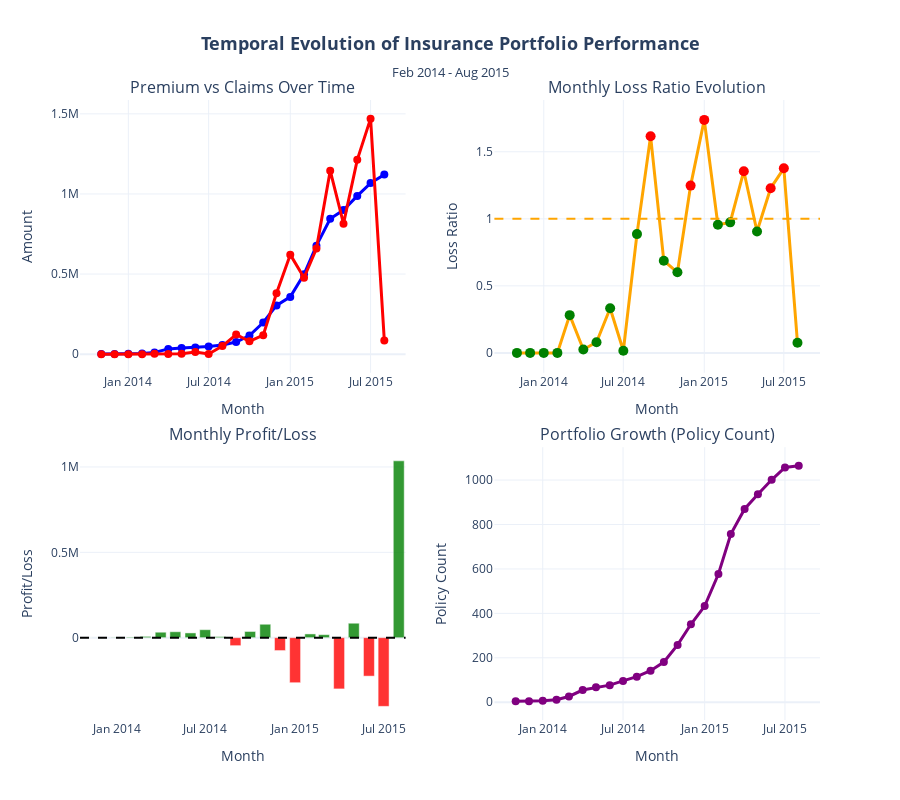

The notebook cell this image was saved under:
### Code cell
# CREATIVE VISUALIZATION 2: Temporal Evolution of Portfolio Performance
# This shows how the insurance portfolio's financial health evolved over time

# Prepare monthly data
monthly_data = df.groupby('TransactionMonth').agg({
    'TotalPremium': 'sum',
    'TotalClaims': 'sum',
    'PolicyID': 'nunique'
}).reset_index()

monthly_data['LossRatio'] = monthly_data['TotalClaims'] / monthly_data['TotalPremium']
monthly_data['ProfitLoss'] = monthly_data['TotalPremium'] - monthly_data['TotalClaims']

# Create subplot with secondary y-axis
fig = make_subplots(
    rows=2, cols=2,
    subplot_titles=('Premium vs Claims Over Time', 'Monthly Loss Ratio Evolution', 
                   'Monthly Profit/Loss', 'Portfolio Growth (Policy Count)'),
    specs=[[{"secondary_y": False}, {"secondary_y": False}],
           [{"secondary_y": False}, {"secondary_y": False}]],
    vertical_spacing=0.12,
    horizontal_spacing=0.12
)

# Premium vs Claims
fig.add_trace(
    go.Scatter(x=monthly_data['TransactionMonth'], y=monthly_data['TotalPremium'],
               mode='lines+markers', name='Premium', line=dict(color='blue', width=3),
               marker=dict(size=8)), row=1, col=1
)
fig.add_trace(
    go.Scatter(x=monthly_data['TransactionMonth'], y=monthly_data['TotalClaims'],
               mode='lines+markers', name='Claims', line=dict(color='red', width=3),
               marker=dict(size=8)), row=1, col=1
)

# Loss Ratio with color coding
colors = ['red' if lr > 1.0 else 'green' for lr in monthly_data['LossRatio']]
fig.add_trace(
    go.Scatter(x=monthly_data['TransactionMonth'], y=monthly_data['LossRatio'],
               mode='lines+markers', name='Loss Ratio', 
               line=dict(color='orange', width=3),
               marker=dict(size=10, color=colors)), row=1, col=2
)
fig.add_hline(y=1.0, line_dash="dash", line_color="orange", row=1, col=2)

# Profit/Loss
profit_colors = ['green' if pl > 0 else 'red' for pl in monthly_data['ProfitLoss']]
fig.add_trace(
    go.Bar(x=monthly_data['TransactionMonth'], y=monthly_data['ProfitLoss'],
           name='Profit/Loss', marker_color=profit_colors, opacity=0.8), row=2, col=1
)
fig.add_hline(y=0, line_dash="dash", line_color="black", row=2, col=1)

# Policy Count Growth
fig.add_trace(
    go.Scatter(x=monthly_data['TransactionMonth'], y=monthly_data['PolicyID'],
               mode='lines+markers', name='Policy Count', 
               line=dict(color='purple', width=3),
               marker=dict(size=8)), row=2, col=2
)

# Update layout
fig.update_layout(
    title=dict(
        text="<b>Temporal Evolution of Insurance Portfolio Performance</b><br><sub>Feb 2014 - Aug 2015</sub>",
        x=0.5,
        font=dict(size=18)
    ),
    height=800,
    showlegend=False,
    template="plotly_white"
)

# Update axes labels
fig.update_xaxes(title_text="Month", row=1, col=1)
fig.update_xaxes(title_text="Month", row=1, col=2)
fig.update_xaxes(title_text="Month", row=2, col=1)
fig.update_xaxes(title_text="Month", row=2, col=2)

fig.update_yaxes(title_text="Amount", row=1, col=1)
fig.update_yaxes(title_text="Loss Ratio", row=1, col=2)
fig.update_yaxes(title_text="Profit/Loss", row=2, col=1)
fig.update_yaxes(title_text="Policy Count", row=2, col=2)

fig.show()

print("INSIGHT 2: The portfolio shows significant volatility in loss ratios over time.")
print("There are clear periods of unprofitability that require investigation.")
profitable_months = len(monthly_data[monthly_data['LossRatio'] < 1.0])
total_months = len(monthly_data)
print(f"Portfolio was profitable in {profitable_months}/{total_months} months ({profitable_months/total_months*100:.1f}%)")

### Figure 1 — Plotly figure (JSON) as saved in the notebook; plotly's stock layout.template omitted (floating-point values rounded to 4 significant figures)
{"data": [{"line": {"color": "blue", "width": 3}, "marker": {"size": 8}, "mode": "lines+markers", "name": "Premium", "type": "scatter", "x": ["2013-11-01T00:00:00.000000000", "2013-12-01T00:00:00.000000000", "2014-01-01T00:00:00.000000000", "2014-02-01T00:00:00.000000000", "2014-03-01T00:00:00.000000000", "2014-04-01T00:00:00.000000000", "2014-05-01T00:00:00.000000000", "2014-06-01T00:00:00.000000000", "2014-07-01T00:00:00.000000000", "2014-08-01T00:00:00.000000000", "2014-09-01T00:00:00.000000000", "2014-10-01T00:00:00.000000000", "2014-11-01T00:00:00.000000000", "2014-12-01T00:00:00.000000000", "2015-01-01T00:00:00.000000000", "2015-02-01T00:00:00.000000000", "2015-03-01T00:00:00.000000000", "2015-04-01T00:00:00.000000000", "2015-05-01T00:00:00.000000000", "2015-06-01T00:00:00.000000000", "2015-07-01T00:00:00.000000000", "2015-08-01T00:00:00.000000000"], "xaxis": "x", "y": [754.5, 1131.0, 2022.0, 3962.0, 10540.0, 32900.0, 37800.0, 41840.0, 47570.0, 57230.0, 75950.0, 116600.0, 197400.0, 304400.0, 357400.0, 498800.0, 677100.0, 845300.0, 899300.0, 987900.0, 1068000.0, 1121000.0], "yaxis": "y"}, {"line": {"color": "red", "width": 3}, "marker": {"size": 8}, "mode": "lines+markers", "name": "Claims", "type": "scatter", "x": ["2013-11-01T00:00:00.000000000", "2013-12-01T00:00:00.000000000", "2014-01-01T00:00:00.000000000", "2014-02-01T00:00:00.000000000", "2014-03-01T00:00:00.000000000", "2014-04-01T00:00:00.000000000", "2014-05-01T00:00:00.000000000", "2014-06-01T00:00:00.000000000", "2014-07-01T00:00:00.000000000", "2014-08-01T00:00:00.000000000", "2014-09-01T00:00:00.000000000", "2014-10-01T00:00:00.000000000", "2014-11-01T00:00:00.000000000", "2014-12-01T00:00:00.000000000", "2015-01-01T00:00:00.000000000", "2015-02-01T00:00:00.000000000", "2015-03-01T00:00:00.000000000", "2015-04-01T00:00:00.000000000", "2015-05-01T00:00:00.000000000", "2015-06-01T00:00:00.000000000", "2015-07-01T00:00:00.000000000", "2015-08-01T00:00:00.000000000"], "xaxis": "x", "y": [0.0, 0.0, 0.0, 0.0, 2969.0, 850.0, 3020.0, 13920.0, 750.6, 50710.0, 122700.0, 80120.0, 118600.0, 379900.0, 621200.0, 476800.0, 659300.0, 1145000.0, 814600.0, 1213000.0, 1470000.0, 84960.0], "yaxis": "y"}, {"line": {"color": "orange", "width": 3}, "marker": {"color": ["green", "green", "green", "green", "green", "green", "green", "green", "green", "green", "red", "green", "green", "red", "red", "green", "green", "red", "green", "red", "red", "green"], "size": 10}, "mode": "lines+markers", "name": "Loss Ratio", "type": "scatter", "x": ["2013-11-01T00:00:00.000000000", "2013-12-01T00:00:00.000000000", "2014-01-01T00:00:00.000000000", "2014-02-01T00:00:00.000000000", "2014-03-01T00:00:00.000000000", "2014-04-01T00:00:00.000000000", "2014-05-01T00:00:00.000000000", "2014-06-01T00:00:00.000000000", "2014-07-01T00:00:00.000000000", "2014-08-01T00:00:00.000000000", "2014-09-01T00:00:00.000000000", "2014-10-01T00:00:00.000000000", "2014-11-01T00:00:00.000000000", "2014-12-01T00:00:00.000000000", "2015-01-01T00:00:00.000000000", "2015-02-01T00:00:00.000000000", "2015-03-01T00:00:00.000000000", "2015-04-01T00:00:00.000000000", "2015-05-01T00:00:00.000000000", "2015-06-01T00:00:00.000000000", "2015-07-01T00:00:00.000000000", "2015-08-01T00:00:00.000000000"], "xaxis": "x2", "y": [0.0, 0.0, 0.0, 0.0, 0.2818, 0.02584, 0.07989, 0.3327, 0.01578, 0.8859, 1.616, 0.6874, 0.6012, 1.248, 1.738, 0.9559, 0.9738, 1.355, 0.9058, 1.228, 1.377, 0.07581], "yaxis": "y2"}, {"marker": {"color": ["green", "green", "green", "green", "green", "green", "green", "green", "green", "green", "red", "green", "green", "red", "red", "green", "green", "red", "green", "red", "red", "green"]}, "name": "Profit/Loss", "opacity": 0.8, "type": "bar", "x": ["2013-11-01T00:00:00.000000000", "2013-12-01T00:00:00.000000000", "2014-01-01T00:00:00.000000000", "2014-02-01T00:00:00.000000000", "2014-03-01T00:00:00.000000000", "2014-04-01T00:00:00.000000000", "2014-05-01T00:00:00.000000000", "2014-06-01T00:00:00.000000000", "2014-07-01T00:00:00.000000000", "2014-08-01T00:00:00.000000000", "2014-09-01T00:00:00.000000000", "2014-10-01T00:00:00.000000000", "2014-11-01T00:00:00.000000000", "2014-12-01T00:00:00.000000000", "2015-01-01T00:00:00.000000000", "2015-02-01T00:00:00.000000000", "2015-03-01T00:00:00.000000000", "2015-04-01T00:00:00.000000000", "2015-05-01T00:00:00.000000000", "2015-06-01T00:00:00.000000000", "2015-07-01T00:00:00.000000000", "2015-08-01T00:00:00.000000000"], "xaxis": "x3", "y": [754.5, 1131.0, 2022.0, 3962.0, 7567.0, 32050.0, 34780.0, 27920.0, 46820.0, 6528.0, -46760.0, 36440.0, 78720.0, -75480.0, -263800.0, 22000.0, 17760.0, -300100.0, 84720.0, -225200.0, -402200.0, 1036000.0], "yaxis": "y3"}, {"line": {"color": "purple", "width": 3}, "marker": {"size": 8}, "mode": "lines+markers", "name": "Policy Count", "type": "scatter", "x": ["2013-11-01T00:00:00.000000000", "2013-12-01T00:00:00.000000000", "2014-01-01T00:00:00.000000000", "2014-02-01T00:00:00.000000000", "2014-03-01T00:00:00.000000000", "2014-04-01T00:00:00.000000000", "2014-05-01T00:00:00.000000000", "2014-06-01T00:00:00.000000000", "2014-07-01T00:00:00.000000000", "2014-08-01T00:00:00.000000000", "2014-09-01T00:00:00.000000000", "2014-10-01T00:00:00.000000000", "2014-11-01T00:00:00.000000000", "2014-12-01T00:00:00.000000000", "2015-01-01T00:00:00.000000000", "2015-02-01T00:00:00.000000000", "2015-03-01T00:00:00.000000000", "2015-04-01T00:00:00.000000000", "2015-05-01T00:00:00.000000000", "2015-06-01T00:00:00.000000000", "2015-07-01T00:00:00.000000000", "2015-08-01T00:00:00.000000000"], "xaxis": "x4", "y": [4, 5, 7, 11, 26, 55, 67, 77, 96, 115, 142, 181, 258, 351, 433, 577, 757, 870, 936, 1001, 1057, 1064], "yaxis": "y4"}], "layout": {"annotations": [{"font": {"size": 16}, "showarrow": false, "text": "Premium vs Claims Over Time", "x": 0.22, "xanchor": "center", "xref": "paper", "y": 1, "yanchor": "bottom", "yref": "paper"}, {"font": {"size": 16}, "showarrow": false, "text": "Monthly Loss Ratio Evolution", "x": 0.78, "xanchor": "center", "xref": "paper", "y": 1, "yanchor": "bottom", "yref": "paper"}, {"font": {"size": 16}, "showarrow": false, "text": "Monthly Profit/Loss", "x": 0.22, "xanchor": "center", "xref": "paper", "y": 0.44, "yanchor": "bottom", "yref": "paper"}, {"font": {"size": 16}, "showarrow": false, "text": "Portfolio Growth (Policy Count)", "x": 0.78, "xanchor": "center", "xref": "paper", "y": 0.44, "yanchor": "bottom", "yref": "paper"}], "height": 800, "shapes": [{"line": {"color": "orange", "dash": "dash"}, "type": "line", "x0": 0, "x1": 1, "xref": "x2 domain", "y0": 1, "y1": 1, "yref": "y2"}, {"line": {"color": "black", "dash": "dash"}, "type": "line", "x0": 0, "x1": 1, "xref": "x3 domain", "y0": 0, "y1": 0, "yref": "y3"}], "showlegend": false, "title": {"font": {"size": 18}, "text": "<b>Temporal Evolution of Insurance Portfolio Performance</b><br><sub>Feb 2014 - Aug 2015</sub>", "x": 0.5}, "xaxis": {"anchor": "y", "domain": [0, 0.44], "title": {"text": "Month"}}, "xaxis2": {"anchor": "y2", "domain": [0.56, 1], "title": {"text": "Month"}}, "xaxis3": {"anchor": "y3", "domain": [0, 0.44], "title": {"text": "Month"}}, "xaxis4": {"anchor": "y4", "domain": [0.56, 1], "title": {"text": "Month"}}, "yaxis": {"anchor": "x", "domain": [0.56, 1], "title": {"text": "Amount"}}, "yaxis2": {"anchor": "x2", "domain": [0.56, 1], "title": {"text": "Loss Ratio"}}, "yaxis3": {"anchor": "x3", "domain": [0, 0.44], "title": {"text": "Profit/Loss"}}, "yaxis4": {"anchor": "x4", "domain": [0, 0.44], "title": {"text": "Policy Count"}}}}
